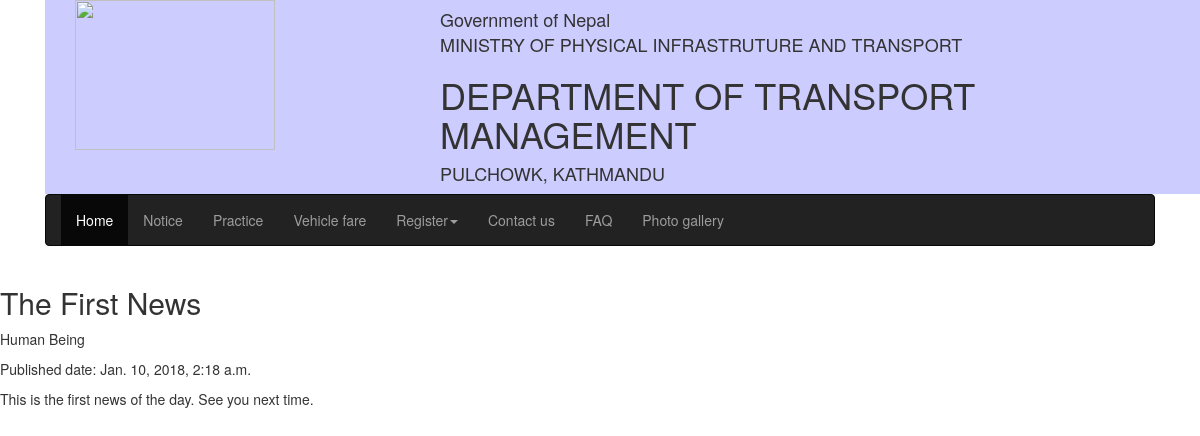
The page /news/1/ on the database its author committed.
### index/models.py (models this page shows, shortened)
class News(models.Model):
	author=models.CharField(max_length=100)
	published_date=models.DateTimeField(default=timezone.now, null=True)
	title=models.CharField(max_length=100)
	text=models.TextField()

### index/views.py (the view)
# urls.py: url(r'^news/(?P<pk>\d+)/$', views.news_detail, name='news_detail'),
def news_detail(request, pk):
	news=get_object_or_404(News,pk=pk)
	context={'news':news}
	return render(request, 'index/news_detail.html', context)

### index/templates/index/news_detail.html (shortened to what this page needs)
{% extends 'default.html' %}
{% block body %}
<h2>{{news.title}}</h2>
<p>{{news.author}}</p>
<p>Published date: {{news.published_date}}</p>
<p>{{news.text}}</p>
{% endblock %}

### rows shown on the page
News: title "The First News", author "Human Being", published_date "Jan. 10, 2018, 2:18 a.m.", text "This is the first news of the day. See you next time."
